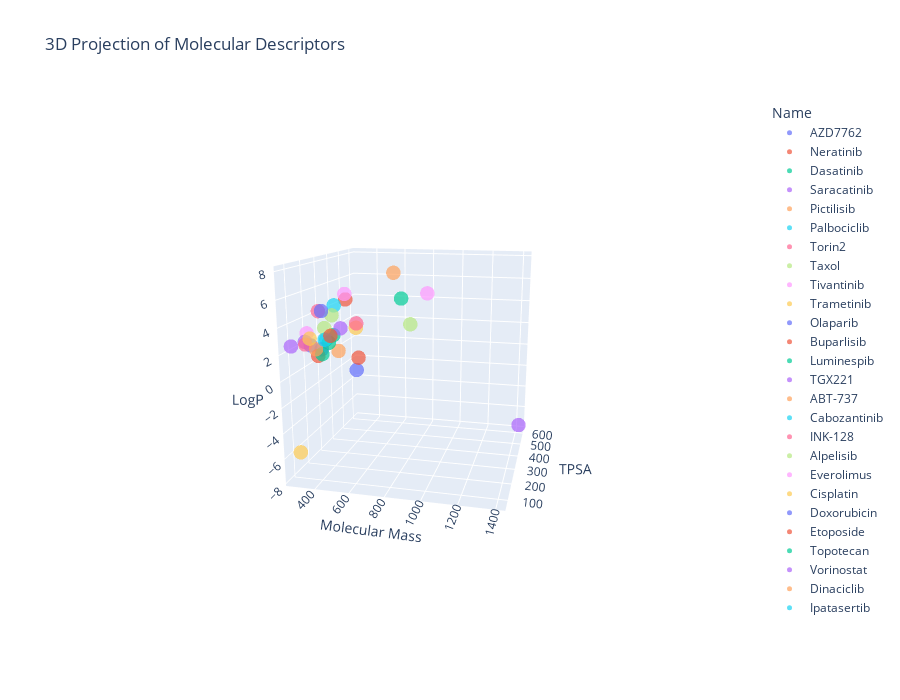

The notebook cell saved with this chart:
### Code cell
fig = px.scatter_3d(
    drugs_EDA,
    width=900,
    height=700,
    x="Molecular Mass",
    y="TPSA",
    z="LogP",
    color="Name",
    title="3D Projection of Molecular Descriptors",
    labels={"MolWt": "Molecular Weight", "TPSA": "TPSA", "LogP": "LogP"},
    opacity=0.7,)

fig.update_traces(marker=dict(size=5))
fig.show()

### Figure 1 — Plotly figure (JSON) as saved in the notebook; plotly's stock layout.template omitted (floating-point values rounded to 4 significant figures)
{"data": [{"hovertemplate": "Name=AZD7762<br>Molecular Mass=%{x}<br>TPSA=%{y}<br>LogP=%{z}<extra></extra>", "legendgroup": "AZD7762", "marker": {"color": "#636efa", "opacity": 0.7, "size": 5, "symbol": "circle"}, "mode": "markers", "name": "AZD7762", "scene": "scene", "showlegend": true, "type": "scatter3d", "x": [362.1], "y": [96.25], "z": [2.527]}, {"hovertemplate": "Name=Neratinib<br>Molecular Mass=%{x}<br>TPSA=%{y}<br>LogP=%{z}<extra></extra>", "legendgroup": "Neratinib", "marker": {"color": "#EF553B", "opacity": 0.7, "size": 5, "symbol": "circle"}, "mode": "markers", "name": "Neratinib", "scene": "scene", "showlegend": true, "type": "scatter3d", "x": [556.2], "y": [112.4], "z": [5.932]}, {"hovertemplate": "Name=Dasatinib<br>Molecular Mass=%{x}<br>TPSA=%{y}<br>LogP=%{z}<extra></extra>", "legendgroup": "Dasatinib", "marker": {"color": "#00cc96", "opacity": 0.7, "size": 5, "symbol": "circle"}, "mode": "markers", "name": "Dasatinib", "scene": "scene", "showlegend": true, "type": "scatter3d", "x": [487.2], "y": [106.5], "z": [3.314]}, {"hovertemplate": "Name=Saracatinib<br>Molecular Mass=%{x}<br>TPSA=%{y}<br>LogP=%{z}<extra></extra>", "legendgroup": "Saracatinib", "marker": {"color": "#ab63fa", "opacity": 0.7, "size": 5, "symbol": "circle"}, "mode": "markers", "name": "Saracatinib", "scene": "scene", "showlegend": true, "type": "scatter3d", "x": [541.2], "y": [90.44], "z": [3.94]}, {"hovertemplate": "Name=Pictilisib<br>Molecular Mass=%{x}<br>TPSA=%{y}<br>LogP=%{z}<extra></extra>", "legendgroup": "Pictilisib", "marker": {"color": "#FFA15A", "opacity": 0.7, "size": 5, "symbol": "circle"}, "mode": "markers", "name": "Pictilisib", "scene": "scene", "showlegend": true, "type": "scatter3d", "x": [513.2], "y": [107.6], "z": [2.148]}, {"hovertemplate": "Name=Palbociclib<br>Molecular Mass=%{x}<br>TPSA=%{y}<br>LogP=%{z}<extra></extra>", "legendgroup": "Palbociclib", "marker": {"color": "#19d3f3", "opacity": 0.7, "size": 5, "symbol": "circle"}, "mode": "markers", "name": "Palbociclib", "scene": "scene", "showlegend": true, "type": "scatter3d", "x": [447.2], "y": [105.0], "z": [2.966]}, {"hovertemplate": "Name=Torin2<br>Molecular Mass=%{x}<br>TPSA=%{y}<br>LogP=%{z}<extra></extra>", "legendgroup": "Torin2", "marker": {"color": "#FF6692", "opacity": 0.7, "size": 5, "symbol": "circle"}, "mode": "markers", "name": "Torin2", "scene": "scene", "showlegend": true, "type": "scatter3d", "x": [432.1], "y": [73.8], "z": [5.202]}, {"hovertemplate": "Name=Taxol<br>Molecular Mass=%{x}<br>TPSA=%{y}<br>LogP=%{z}<extra></extra>", "legendgroup": "Taxol", "marker": {"color": "#B6E880", "opacity": 0.7, "size": 5, "symbol": "circle"}, "mode": "markers", "name": "Taxol", "scene": "scene", "showlegend": true, "type": "scatter3d", "x": [853.3], "y": [221.3], "z": [3.736]}, {"hovertemplate": "Name=Tivantinib<br>Molecular Mass=%{x}<br>TPSA=%{y}<br>LogP=%{z}<extra></extra>", "legendgroup": "Tivantinib", "marker": {"color": "#FF97FF", "opacity": 0.7, "size": 5, "symbol": "circle"}, "mode": "markers", "name": "Tivantinib", "scene": "scene", "showlegend": true, "type": "scatter3d", "x": [369.1], "y": [66.89], "z": [3.593]}, {"hovertemplate": "Name=Trametinib<br>Molecular Mass=%{x}<br>TPSA=%{y}<br>LogP=%{z}<extra></extra>", "legendgroup": "Trametinib", "marker": {"color": "#FECB52", "opacity": 0.7, "size": 5, "symbol": "circle"}, "mode": "markers", "name": "Trametinib", "scene": "scene", "showlegend": true, "type": "scatter3d", "x": [615.1], "y": [107.1], "z": [3.94]}, {"hovertemplate": "Name=Olaparib<br>Molecular Mass=%{x}<br>TPSA=%{y}<br>LogP=%{z}<extra></extra>", "legendgroup": "Olaparib", "marker": {"color": "#636efa", "opacity": 0.7, "size": 5, "symbol": "circle"}, "mode": "markers", "name": "Olaparib", "scene": "scene", "showlegend": true, "type": "scatter3d", "x": [434.2], "y": [86.37], "z": [2.347]}, {"hovertemplate": "Name=Buparlisib<br>Molecular Mass=%{x}<br>TPSA=%{y}<br>LogP=%{z}<extra></extra>", "legendgroup": "Buparlisib", "marker": {"color": "#EF553B", "opacity": 0.7, "size": 5, "symbol": "circle"}, "mode": "markers", "name": "Buparlisib", "scene": "scene", "showlegend": true, "type": "scatter3d", "x": [410.2], "y": [89.63], "z": [1.813]}, {"hovertemplate": "Name=Luminespib<br>Molecular Mass=%{x}<br>TPSA=%{y}<br>LogP=%{z}<extra></extra>", "legendgroup": "Luminespib", "marker": {"color": "#00cc96", "opacity": 0.7, "size": 5, "symbol": "circle"}, "mode": "markers", "name": "Luminespib", "scene": "scene", "showlegend": true, "type": "scatter3d", "x": [465.2], "y": [100.1], "z": [2.762]}, {"hovertemplate": "Name=TGX221<br>Molecular Mass=%{x}<br>TPSA=%{y}<br>LogP=%{z}<extra></extra>", "legendgroup": "TGX221", "marker": {"color": "#ab63fa", "opacity": 0.7, "size": 5, "symbol": "circle"}, "mode": "markers", "name": "TGX221", "scene": "scene", "showlegend": true, "type": "scatter3d", "x": [364.2], "y": [58.87], "z": [3.013]}, {"hovertemplate": "Name=ABT-737<br>Molecular Mass=%{x}<br>TPSA=%{y}<br>LogP=%{z}<extra></extra>", "legendgroup": "ABT-737", "marker": {"color": "#FFA15A", "opacity": 0.7, "size": 5, "symbol": "circle"}, "mode": "markers", "name": "ABT-737", "scene": "scene", "showlegend": true, "type": "scatter3d", "x": [812.3], "y": [128.1], "z": [7.881]}, {"hovertemplate": "Name=Cabozantinib<br>Molecular Mass=%{x}<br>TPSA=%{y}<br>LogP=%{z}<extra></extra>", "legendgroup": "Cabozantinib", "marker": {"color": "#19d3f3", "opacity": 0.7, "size": 5, "symbol": "circle"}, "mode": "markers", "name": "Cabozantinib", "scene": "scene", "showlegend": true, "type": "scatter3d", "x": [501.2], "y": [98.78], "z": [5.541]}, {"hovertemplate": "Name=INK-128<br>Molecular Mass=%{x}<br>TPSA=%{y}<br>LogP=%{z}<extra></extra>", "legendgroup": "INK-128", "marker": {"color": "#FF6692", "opacity": 0.7, "size": 5, "symbol": "circle"}, "mode": "markers", "name": "INK-128", "scene": "scene", "showlegend": true, "type": "scatter3d", "x": [309.1], "y": [121.7], "z": [2.38]}, {"hovertemplate": "Name=Alpelisib<br>Molecular Mass=%{x}<br>TPSA=%{y}<br>LogP=%{z}<extra></extra>", "legendgroup": "Alpelisib", "marker": {"color": "#B6E880", "opacity": 0.7, "size": 5, "symbol": "circle"}, "mode": "markers", "name": "Alpelisib", "scene": "scene", "showlegend": true, "type": "scatter3d", "x": [441.1], "y": [101.2], "z": [3.835]}, {"hovertemplate": "Name=Everolimus<br>Molecular Mass=%{x}<br>TPSA=%{y}<br>LogP=%{z}<extra></extra>", "legendgroup": "Everolimus", "marker": {"color": "#FF97FF", "opacity": 0.7, "size": 5, "symbol": "circle"}, "mode": "markers", "name": "Everolimus", "scene": "scene", "showlegend": true, "type": "scatter3d", "x": [957.6], "y": [204.7], "z": [6.197]}, {"hovertemplate": "Name=Cisplatin<br>Molecular Mass=%{x}<br>TPSA=%{y}<br>LogP=%{z}<extra></extra>", "legendgroup": "Cisplatin", "marker": {"color": "#FECB52", "opacity": 0.7, "size": 5, "symbol": "circle"}, "mode": "markers", "name": "Cisplatin", "scene": "scene", "showlegend": true, "type": "scatter3d", "x": [299.0], "y": [70], "z": [-5.671]}, {"hovertemplate": "Name=Doxorubicin<br>Molecular Mass=%{x}<br>TPSA=%{y}<br>LogP=%{z}<extra></extra>", "legendgroup": "Doxorubicin", "marker": {"color": "#636efa", "opacity": 0.7, "size": 5, "symbol": "circle"}, "mode": "markers", "name": "Doxorubicin", "scene": "scene", "showlegend": true, "type": "scatter3d", "x": [543.2], "y": [206.1], "z": [0.0013]}, {"hovertemplate": "Name=Etoposide<br>Molecular Mass=%{x}<br>TPSA=%{y}<br>LogP=%{z}<extra></extra>", "legendgroup": "Etoposide", "marker": {"color": "#EF553B", "opacity": 0.7, "size": 5, "symbol": "circle"}, "mode": "markers", "name": "Etoposide", "scene": "scene", "showlegend": true, "type": "scatter3d", "x": [588.2], "y": [160.8], "z": [1.339]}, {"hovertemplate": "Name=Topotecan<br>Molecular Mass=%{x}<br>TPSA=%{y}<br>LogP=%{z}<extra></extra>", "legendgroup": "Topotecan", "marker": {"color": "#00cc96", "opacity": 0.7, "size": 5, "symbol": "circle"}, "mode": "markers", "name": "Topotecan", "scene": "scene", "showlegend": true, "type": "scatter3d", "x": [421.2], "y": [104.9], "z": [1.847]}, {"hovertemplate": "Name=Vorinostat<br>Molecular Mass=%{x}<br>TPSA=%{y}<br>LogP=%{z}<extra></extra>", "legendgroup": "Vorinostat", "marker": {"color": "#ab63fa", "opacity": 0.7, "size": 5, "symbol": "circle"}, "mode": "markers", "name": "Vorinostat", "scene": "scene", "showlegend": true, "type": "scatter3d", "x": [264.1], "y": [78.43], "z": [2.471]}, {"hovertemplate": "Name=Dinaciclib<br>Molecular Mass=%{x}<br>TPSA=%{y}<br>LogP=%{z}<extra></extra>", "legendgroup": "Dinaciclib", "marker": {"color": "#FFA15A", "opacity": 0.7, "size": 5, "symbol": "circle"}, "mode": "markers", "name": "Dinaciclib", "scene": "scene", "showlegend": true, "type": "scatter3d", "x": [396.2], "y": [92.63], "z": [2.279]}, {"hovertemplate": "Name=Ipatasertib<br>Molecular Mass=%{x}<br>TPSA=%{y}<br>LogP=%{z}<extra></extra>", "legendgroup": "Ipatasertib", "marker": {"color": "#19d3f3", "opacity": 0.7, "size": 5, "symbol": "circle"}, "mode": "markers", "name": "Ipatasertib", "scene": "scene", "showlegend": true, "type": "scatter3d", "x": [457.2], "y": [81.59], "z": [3.101]}, {"hovertemplate": "Name=Volasertib<br>Molecular Mass=%{x}<br>TPSA=%{y}<br>LogP=%{z}<extra></extra>", "legendgroup": "Volasertib", "marker": {"color": "#FF6692", "opacity": 0.7, "size": 5, "symbol": "circle"}, "mode": "markers", "name": "Volasertib", "scene": "scene", "showlegend": true, "type": "scatter3d", "x": [618.4], "y": [106.2], "z": [4.267]}, {"hovertemplate": "Name=Abemaciclib<br>Molecular Mass=%{x}<br>TPSA=%{y}<br>LogP=%{z}<extra></extra>", "legendgroup": "Abemaciclib", "marker": {"color": "#B6E880", "opacity": 0.7, "size": 5, "symbol": "circle"}, "mode": "markers", "name": "Abemaciclib", "scene": "scene", "showlegend": true, "type": "scatter3d", "x": [506.3], "y": [75], "z": [4.937]}, {"hovertemplate": "Name=Ceritinib<br>Molecular Mass=%{x}<br>TPSA=%{y}<br>LogP=%{z}<extra></extra>", "legendgroup": "Ceritinib", "marker": {"color": "#FF97FF", "opacity": 0.7, "size": 5, "symbol": "circle"}, "mode": "markers", "name": "Ceritinib", "scene": "scene", "showlegend": true, "type": "scatter3d", "x": [557.2], "y": [105.2], "z": [6.362]}, {"hovertemplate": "Name=PF-4708671<br>Molecular Mass=%{x}<br>TPSA=%{y}<br>LogP=%{z}<extra></extra>", "legendgroup": "PF-4708671", "marker": {"color": "#FECB52", "opacity": 0.7, "size": 5, "symbol": "circle"}, "mode": "markers", "name": "PF-4708671", "scene": "scene", "showlegend": true, "type": "scatter3d", "x": [390.2], "y": [60.94], "z": [3.256]}, {"hovertemplate": "Name=Cediranib<br>Molecular Mass=%{x}<br>TPSA=%{y}<br>LogP=%{z}<extra></extra>", "legendgroup": "Cediranib", "marker": {"color": "#636efa", "opacity": 0.7, "size": 5, "symbol": "circle"}, "mode": "markers", "name": "Cediranib", "scene": "scene", "showlegend": true, "type": "scatter3d", "x": [450.2], "y": [72.5], "z": [5.224]}, {"hovertemplate": "Name=Taselisib<br>Molecular Mass=%{x}<br>TPSA=%{y}<br>LogP=%{z}<extra></extra>", "legendgroup": "Taselisib", "marker": {"color": "#EF553B", "opacity": 0.7, "size": 5, "symbol": "circle"}, "mode": "markers", "name": "Taselisib", "scene": "scene", "showlegend": true, "type": "scatter3d", "x": [460.2], "y": [118.7], "z": [3.174]}, {"hovertemplate": "Name=A-1210477<br>Molecular Mass=%{x}<br>TPSA=%{y}<br>LogP=%{z}<extra></extra>", "legendgroup": "A-1210477", "marker": {"color": "#00cc96", "opacity": 0.7, "size": 5, "symbol": "circle"}, "mode": "markers", "name": "A-1210477", "scene": "scene", "showlegend": true, "type": "scatter3d", "x": [849.4], "y": [134.8], "z": [6.053]}, {"hovertemplate": "Name=Bleomycin<br>Molecular Mass=%{x}<br>TPSA=%{y}<br>LogP=%{z}<extra></extra>", "legendgroup": "Bleomycin", "marker": {"color": "#ab63fa", "opacity": 0.7, "size": 5, "symbol": "circle"}, "mode": "markers", "name": "Bleomycin", "scene": "scene", "showlegend": true, "type": "scatter3d", "x": [1415.0], "y": [627.1], "z": [-7.704]}], "layout": {"height": 700, "legend": {"title": {"text": "Name"}, "tracegroupgap": 0}, "scene": {"aspectmode": "auto", "aspectratio": {"x": 1, "y": 1, "z": 1}, "camera": {"center": {"x": 0, "y": 0, "z": 0}, "eye": {"x": 0.708, "y": -2.919, "z": 0.7819}, "projection": {"type": "perspective"}, "up": {"x": 0, "y": 0, "z": 1}}, "domain": {"x": [0, 1], "y": [0, 1]}, "xaxis": {"title": {"text": "Molecular Mass"}, "type": "linear"}, "yaxis": {"title": {"text": "TPSA"}, "type": "linear"}, "zaxis": {"title": {"text": "LogP"}, "type": "linear"}}, "title": {"text": "3D Projection of Molecular Descriptors"}, "width": 900}}
